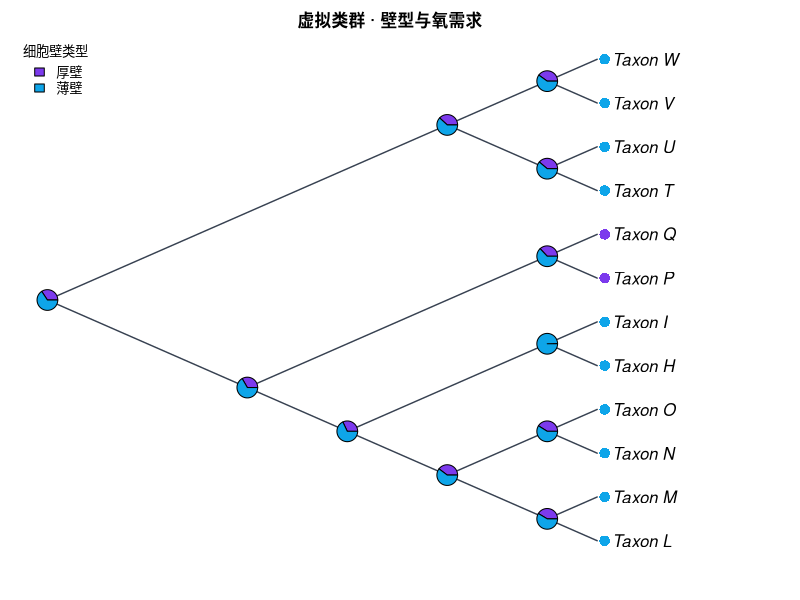

This chart was generated by the following R code:
#!/usr/bin/env Rscript
# CladeForge reproducible-analysis script
# Project : 虚拟类群 · 壁型与氧需求
# Format  : CladeForge project v0.2.0
# Software: CladeForge 0.2.0 (this header is the provenance stamp a
#           reproducibility checklist asks for: software version, generation
#           time and the analysis parameters are printed beside the numbers)
# Generated: 2026-11-01T09:41:59.304Z
#
# PARAMETER SUMMARY (what the app used):
#   * parsimony: tie-break = parent-state first, then tip frequency, then
#     declaration order; the reported single path is ONE of possibly many
#     equally parsimonious reconstructions.
#   * Mk: rate ${asrRateNote}; display threshold applied post hoc; the
#     posterior is marginal (per-node), NOT joint.
#   * The R implementation below computes the likelihood in ORDINARY space
#     while the app runs in log-space: values agree to floating-point noise on
#     modest trees but can drift on very large or very unbalanced ones.
#   * Node ancestral states asserted by the user in CladeForge are IGNORED by
#     the parsimony baseline (independent reference by design); the R script
#     reproduces that baseline, not the user's hypotheses.
#
# What this script reproduces, and what it does not:
#   REPRODUCED (same algorithms as the application):
#     * Sankoff parsimony with the project's step matrix (advisory baseline);
#     * equal-rates Mk ancestral-state reconstruction (pruning + up-pass), i.e.
#       the posterior probabilities the app reports.
#   APPROXIMATED:
#     * a PDF figure drawn from the same data — character-coloured tips,
#       posterior pies, legend — in the project's cladogram layout
#       (equal branch spacing, like the CladeForge cladogram (branch lengths ignored)). It is NOT a pixel copy of the on-screen figure: manual
#       node positions, collapsed clades, custom reticulation edges, era bands
#       and the interactive ladderising order are GUI state that ape does not
#       consume. The topology, tip labels, states and posteriors are identical;
#       the geometry is a same-data rendering.
#   Branch lengths: present, used as given.
# Run with: Rscript this_file.R   (install.packages("ape") if needed)

library(ape)

# The tree is assembled from vectors rather than parsed from Newick, so every
# label survives byte-exact even where ape's own reader would mangle it.
tree <- structure(
  list(
    edge = matrix(c(13, 14, 13, 15, 14, 16, 14, 17, 15, 18, 15, 19, 16, 20, 16, 21, 17, 1, 17, 2, 18, 3, 18, 4, 19, 5, 19, 6, 20, 22, 20, 23, 21, 7, 21, 8, 22, 9, 22, 10, 23, 11, 23, 12), ncol = 2, byrow = TRUE),
    edge.length = c(50, 250, 50, 150, 50, 150, 700, 750, 3100, 3100, 3000, 3000, 2900, 2900, 500, 600, 50, 150, 2000, 2000, 1900, 1900),
    Nnode = 11L,
    tip.label = c("Taxon_P", "Taxon_Q", "Taxon_T", "Taxon_U", "Taxon_V", "Taxon_W", "Taxon_H", "Taxon_I", "Taxon_L", "Taxon_M", "Taxon_N", "Taxon_O"),
    node.label = c("Taxon_A", "Taxon_B", "Taxon_C", "Taxon_D", "Taxon_E", "Taxon_R", "Taxon_S", "Taxon_F", "Taxon_G", "Taxon_J", "Taxon_K")
  ),
  class = "phylo"
)

# Branch lengths, with an explicit unit-length fallback: a cladogram-only project
# serialises no lengths at all, and 1 / mean(NULL) would poison every
# transition probability below.
bl <- tree$edge.length
if (is.null(bl) || !any(is.finite(bl) & bl > 0)) {
  bl <- rep(1, nrow(tree$edge))
  cat("NOTE: the tree carries no usable branch lengths; Mk probabilities and the\n")
  cat("      figure use unit (equal) branch lengths, i.e. topology-only inference.\n\n")
}

# Equal-rates Mk rate: one expected substitution per mean branch, so the
# transition probabilities are invariant to the tree's absolute scale. Every
# length above is already resolved the way the application resolves it (a
# recorded 0 is a real zero; unset / negative / non-finite became 1), so the mean
# runs over ALL of them — filtering here would drop zero-length and unmeasured
# edges from the average and make this script reconstruct at a different rate
# than the application reports. Deriving it from the fallback-protected bl
# above is what keeps the rate finite for a cladogram-only project.
rate <- 1 / mean(bl)


characters <- list(
  list(
    name = "细胞壁类型",
    type = "discrete",
    states = c("厚壁", "薄壁"),
    colors = c("#7c3aed", "#0ea5e9"),
    cost = NULL,
    tips = c("Taxon_H" = "薄壁", "Taxon_I" = "薄壁", "Taxon_L" = "薄壁", "Taxon_M" = "薄壁", "Taxon_N" = "薄壁", "Taxon_O" = "薄壁", "Taxon_P" = "厚壁", "Taxon_Q" = "厚壁", "Taxon_T" = "薄壁", "Taxon_U" = "薄壁", "Taxon_V" = "薄壁", "Taxon_W" = "薄壁")
  ),
  list(
    name = "氧需求",
    type = "discrete",
    states = c("好氧", "厌氧", "兼性"),
    colors = c("#22c55e", "#71717a", "#f59e0b"),
    cost = NULL,
    tips = c("Taxon_H" = "厌氧", "Taxon_I" = "厌氧", "Taxon_L" = "好氧", "Taxon_M" = "好氧", "Taxon_N" = "厌氧", "Taxon_O" = "厌氧", "Taxon_P" = "厌氧", "Taxon_Q" = "兼性", "Taxon_T" = "兼性", "Taxon_U" = "好氧", "Taxon_V" = "好氧", "Taxon_W" = "好氧")
  )
)

# --- helpers ----------------------------------------------------------------

## Equal-rates (ER) Mk transition matrix P(t): the same closed form used by
## CladeForge's inference assistant. The rate is scaled by the mean branch
## length so probabilities are invariant to the tree's absolute scale.
p_er <- function(t, k, rate) {
  e <- exp(-k * rate * t)
  P <- matrix(1 / k, k, k) - (1 / k) * e
  diag(P) <- 1 / k + ((k - 1) / k) * e
  P
}

## Sankoff parsimony down/up pass. 'cost' is k x k; tips absent from tip_states
## are treated as missing data.
sankoff <- function(tree, tip_states, states, cost) {
  ntip <- length(tree$tip.label)
  k <- length(states)
  sidx <- setNames(seq_len(k), states)
  x <- sidx[tip_states[tree$tip.label]]
  parent <- tree$edge[, 1]
  child <- tree$edge[, 2]
  kids <- split(child, parent)
  root <- setdiff(unique(parent), unique(child))
  g <- matrix(0, nrow = ntip + tree$Nnode, ncol = k)
  rownames(g) <- as.character(seq_len(ntip + tree$Nnode))
  ## Down-pass: internal node indices decrease from root, so descending order
  ## visits children before parents.
  for (v in sort(as.integer(names(kids)), decreasing = TRUE)) {
    for (i in seq_len(k)) {
      total <- 0
      for (ch in kids[[as.character(v)]]) {
        if (ch <= ntip) {
          xi <- x[[ch]]
          if (is.na(xi)) next
          total <- total + min(cost[i, ] + ifelse(seq_len(k) == xi, 0, Inf))
        } else {
          total <- total + min(cost[i, ] + g[as.character(ch), ])
        }
      }
      g[as.character(v), i] <- total
    }
  }
  ## Up-pass: assign each node a state minimising cost given its parent.
  node_state <- integer(ntip + tree$Nnode)
  walk <- function(v, parent_state) {
    base <- if (parent_state == 0L) rep(0, k) else cost[parent_state, ]
    scores <- base + g[as.character(v), ]
    best <- which.min(scores)
    node_state[v] <<- best
    for (ch in kids[[as.character(v)]]) {
      if (ch > ntip) walk(ch, best)
    }
  }
  walk(root, 0L)
  list(cost = min(g[as.character(root), ]),
       states = node_state, k = k)
}

## Equal-rates Mk marginal ancestral reconstruction: Felsenstein pruning
## (down-pass) + parent/sibling up-pass, normal space. Uses the script-level
## 'bl' (which already falls back to unit lengths when the tree has none) and the
## script-level 'rate' (= 1 / mean usable branch length); both are bound before
## this function is ever called. For very large or very unbalanced trees prefer
## log-space implementations (phangorn::ace, phytools).
mk_asr <- function(tree, tip_states, states) {
  ntip <- length(tree$tip.label)
  k <- length(states)
  sidx <- setNames(seq_len(k), states)
  x <- sidx[tip_states[tree$tip.label]]
  parent <- tree$edge[, 1]
  child <- tree$edge[, 2]
  kids <- split(seq_along(child), parent)  # edge-row indices per parent
  root <- setdiff(unique(parent), unique(child))
  L <- matrix(1, nrow = ntip + tree$Nnode, ncol = k)
  rownames(L) <- as.character(seq_len(ntip + tree$Nnode))
  for (v in sort(as.integer(names(kids)), decreasing = TRUE)) {
    rows <- kids[[as.character(v)]]
    vec <- rep(1, k)
    for (r in rows) {
      ch <- child[r]
      m <- if (ch <= ntip) {
        xi <- x[[ch]]
        if (is.na(xi)) rep(1, k) else as.numeric(seq_len(k) == xi)
      } else L[as.character(ch), ]
      vec <- vec * (p_er(bl[r], k, rate) %*% m)
    }
    s <- sum(vec)
    L[as.character(v), ] <- if (s > 0) vec / s else rep(1 / k, k)
  }
  G <- matrix(1 / k, nrow = ntip + tree$Nnode, ncol = k)
  rownames(G) <- rownames(L)
  for (v in sort(as.integer(names(kids)))) {
    rows <- kids[[as.character(v)]]
    for (r in rows) {
      ch <- child[r]
      if (ch <= ntip) next
      sib_msg <- rep(1, k)
      for (r2 in rows) {
        ch2 <- child[r2]
        if (ch2 == ch) next
        m2 <- if (ch2 <= ntip) {
          xi <- x[[ch2]]
          if (is.na(xi)) rep(1, k) else as.numeric(seq_len(k) == xi)
        } else L[as.character(ch2), ]
        sib_msg <- sib_msg * (p_er(bl[r2], k, rate) %*% m2)
      }
      G[as.character(ch), ] <- p_er(bl[r], k, rate) %*% (G[as.character(v), ] * sib_msg)
      G[as.character(ch), ] <- G[as.character(ch), ] / sum(G[as.character(ch), ])
    }
  }
  post <- L * G
  post <- post / rowSums(post)
  list(posterior = post)
}

# --- analysis ---------------------------------------------------------------

cat("CladeForge reproducible analysis\n")
cat("Tree:", Ntip(tree), "tips,", tree$Nnode, "internal nodes\n\n")

internal_nodes <- (length(tree$tip.label) + 1):(length(tree$tip.label) + tree$Nnode)

for (ch in characters) {
  cat("== Character:", ch$name, "==\n")
  if (ch$type != "discrete" || length(ch$states) < 2) {
    cat("   continuous or single-state: exported as data only\n\n")
    next
  }
  scored <- ch$tips[names(ch$tips) %in% tree$tip.label]
  cost <- ch$cost
  if (is.null(cost)) {
    k <- length(ch$states)
    cost <- matrix(1, k, k); diag(cost) <- 0
  }
  sp <- sankoff(tree, scored, ch$states, cost)
  cat(sprintf("   Sankoff minimum cost: %g (step-matrix units)\n", sp$cost))
  asr <- mk_asr(tree, scored, ch$states)
  cat("   Mk posterior at each internal node (states:",
      paste(ch$states, collapse = " / "), ")\n")
  print(round(asr$posterior[as.character(internal_nodes), , drop = FALSE], 3))
  cat("\n")
}

# --- figure -----------------------------------------------------------------
# A same-data rendering of the GUI figure: character-coloured tips (first
# discrete character) + posterior pies at internal nodes + auto legend, in the
# layout the project is displayed as. Manual positions / collapsed clades /
# custom edges / era bands are GUI-only and are not reproduced here.

discrete <- Filter(function(ch) ch$type == "discrete" && length(ch$states) >= 2, characters)

# cairo_pdf renders unicode labels reliably; use pdf() if cairo is unavailable.
cairo_pdf("cladeforge_reconstruction.pdf", width = 9, height = 7)
par(mar = c(2, 1, 2, 2), xpd = NA)
cat("Figure layout: type = cladogram, use.edge.length = FALSE",
    "(equal branch spacing, like the CladeForge cladogram (branch lengths ignored))\n")
plot(tree, type = "cladogram", use.edge.length = FALSE,
     show.tip.label = TRUE,
     label.offset = 0.3,
     edge.color = "#374151", edge.width = 1.4)
title(main = "虚拟类群 · 壁型与氧需求", cex.main = 1.0)

if (length(discrete) > 0) {
  main <- discrete[[1]]
  scored <- main$tips[names(main$tips) %in% tree$tip.label]
  k <- length(main$states)
  cost <- main$cost
  if (is.null(cost)) { cost <- matrix(1, k, k); diag(cost) <- 0 }

  tip_col <- rep("#6b7280", Ntip(tree))
  names(tip_col) <- tree$tip.label
  for (lab in names(scored)) tip_col[[lab]] <- main$colors[[match(scored[[lab]], main$states)]]
  tiplabels(pch = 16, col = tip_col, cex = 1.4, offset = 0.15)

  asr <- mk_asr(tree, scored, main$states)
  nodelabels(node = internal_nodes, pie = asr$posterior[as.character(internal_nodes), , drop = FALSE],
             piecol = main$colors, cex = 0.7)
  legend("topleft", legend = main$states, fill = main$colors,
         title = main$name, bty = "n", cex = 0.8)
}

dev.off()

cat("Wrote cladeforge_reconstruction.pdf\n")
